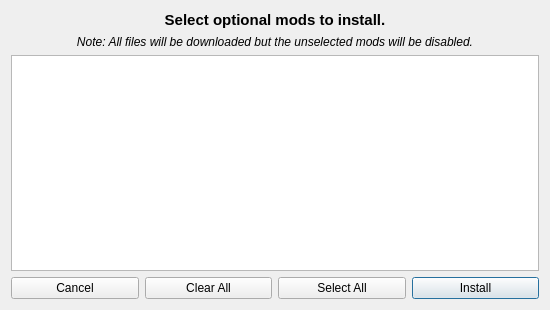
<?xml version="1.0" encoding="UTF-8"?>
<ui version="4.0">
 <class>OptionalModDialog</class>
 <widget class="QDialog" name="OptionalModDialog">
  <property name="geometry">
   <rect>
    <x>0</x>
    <y>0</y>
    <width>550</width>
    <height>310</height>
   </rect>
  </property>
  <property name="windowTitle">
   <string>Select Mods To Install</string>
  </property>
  <layout class="QGridLayout" name="gridLayout_2">
   <item row="1" column="0">
    <layout class="QVBoxLayout" name="verticalLayout">
     <item>
      <widget class="QLabel" name="label">
       <property name="font">
        <font>
         <pointsize>11</pointsize>
         <weight>75</weight>
         <bold>true</bold>
        </font>
       </property>
       <property name="text">
        <string>Select optional mods to install.</string>
       </property>
       <property name="alignment">
        <set>Qt::AlignCenter</set>
       </property>
      </widget>
     </item>
     <item>
      <widget class="QLabel" name="label_2">
       <property name="font">
        <font>
         <italic>true</italic>
        </font>
       </property>
       <property name="text">
        <string>Note: All files will be downloaded but the unselected mods will be disabled.</string>
       </property>
       <property name="alignment">
        <set>Qt::AlignCenter</set>
       </property>
      </widget>
     </item>
     <item>
      <widget class="ModListView" name="treeView"/>
     </item>
    </layout>
   </item>
   <item row="2" column="0">
    <layout class="QHBoxLayout" name="horizontalLayout">
     <item>
      <widget class="QPushButton" name="cancelButton">
       <property name="enabled">
        <bool>true</bool>
       </property>
       <property name="text">
        <string>Cancel</string>
       </property>
      </widget>
     </item>
     <item>
      <widget class="QPushButton" name="clearAllButton">
       <property name="text">
        <string>Clear All</string>
       </property>
      </widget>
     </item>
     <item>
      <widget class="QPushButton" name="selectAllButton">
       <property name="text">
        <string>Select All</string>
       </property>
      </widget>
     </item>
     <item>
      <widget class="QPushButton" name="installButton">
       <property name="text">
        <string>Install</string>
       </property>
       <property name="default">
        <bool>true</bool>
       </property>
      </widget>
     </item>
    </layout>
   </item>
  </layout>
 </widget>
 <customwidgets>
  <customwidget>
   <class>ModListView</class>
   <extends>QTreeView</extends>
   <header>ui/widgets/ModListView.h</header>
  </customwidget>
 </customwidgets>
 <resources/>
 <connections/>
</ui>
